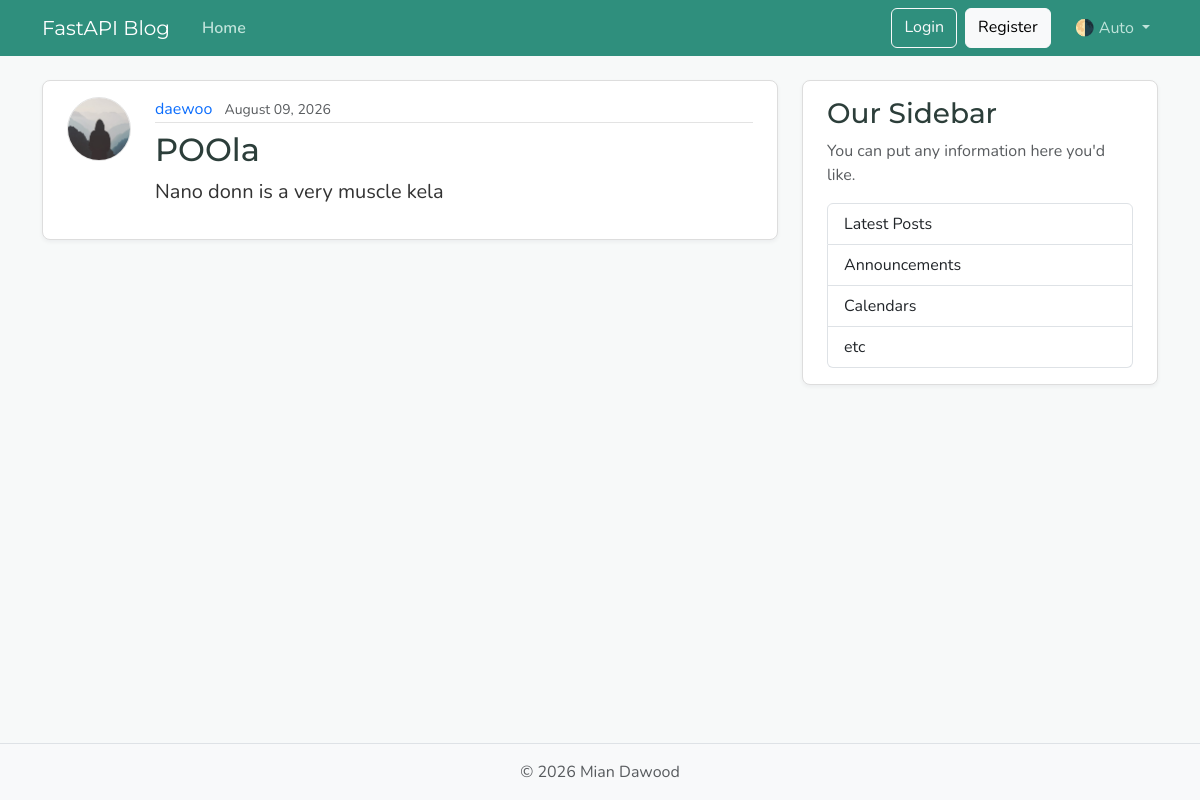
/posts/1, run on the app's committed database.
### model.py (models this page shows, shortened)
class User(Base):
    __tablename__ = "users"
    id: Mapped[int] = mapped_column(Integer, primary_key=True, index=True)
    username: Mapped[str] = mapped_column(String(50), unique=True, nullable=False)
    email: Mapped[str] = mapped_column(String(120), unique=True, nullable=False)
    image_file: Mapped[str | None] = mapped_column(
        String(200),
        nullable=True,
        default=None,
    )
    posts: Mapped[list[Post]] = relationship(back_populates="author")

class Post(Base):
    __tablename__ = "posts"
    id: Mapped[int] = mapped_column(Integer, primary_key=True, index=True)
    title: Mapped[str] = mapped_column(String(100), nullable=False)
    content: Mapped[str] = mapped_column(Text, nullable=False)
    user_id: Mapped[int] = mapped_column(
        ForeignKey("users.id"),
        nullable=False,
        index=True,
    )
    date_posted: Mapped[datetime] = mapped_column(
        DateTime(timezone=True),
        default=lambda: datetime.now(UTC),
    )
    author: Mapped[User] = relationship(back_populates="posts")

### main.py (the view)
@app.get("/posts/{post_id}")
def post_page(post_id: int,request: Request,db:Annotated[session,Depends(get_db)]):
    result = db.execute(select(model.Post).where(model.Post.id == post_id))
    post = result.scalars().first()
    if not post:
        raise HTTPException(status_code=status.HTTP_404_NOT_FOUND, detail=f"Post with id {post_id} not found")
    title = post.title[:50]
    return templates.TemplateResponse(request, "post.html", {"post": post, "title": title})

### templates/post.html
{% extends "layout.html" %}
{% block content %}
  <article class="content-section py-3 px-4 mb-4">
    <div class="d-flex align-items-start gap-4">
      <img class="rounded-circle article-img flex-shrink-0"
           src="{{ post.author.image_path }}"
           alt="{{ post.author.username }}'s profile picture"
           width="64"
           height="64"
           loading="lazy">
      <div class="flex-grow-1">
        <div class="article-metadata mb-2">
          <a class="me-2"
             href="{{ url_for('user_posts', user_id=post.author.id) }}">{{ post.author.username }}</a>
          <small class="text-body-secondary">{{ post.date_posted.strftime("%B %d, %Y") }}</small>
        </div>
        <h2>{{ post.title }}</h2>
        <p class="article-content">{{ post.content }}</p>
      </div>
    </div>
  </article>
{% endblock content %}

### static/css/main.css (style rules this page uses)
:root { --font-heading: "Montserrat", system-ui, -apple-system, BlinkMacSystemFont, sans-serif; --font-body: "Nunito", system-ui, -apple-system, BlinkMacSystemFont, sans-serif; --color-bg-body: #f7f9f9; --color-bg-content: #ffffff; --color-text-primary: #333333; --color-text-heading: #2c3e3a; --color-steel: #2f8f7d; --color-nav-link: #bfe3da; --color-nav-link-hover: #ffffff; --color-link-hover: #e07856; --color-border: #dddddd; --color-border-light: #e3e3e3; --spacing-xl: 5rem; --article-img-size: 4rem; --account-img-size: 7.813rem; }
body { font-family: var(--font-body); background: var(--color-bg-body); color: var(--color-text-primary); }
h1, h2, h3, h4, h5, h6 { font-family: var(--font-heading); color: var(--color-text-heading); }
a { text-decoration: none; }
.content-section { background: var(--color-bg-content); border: 1px solid var(--color-border); border-radius: 0.5rem; box-shadow: 0 2px 4px rgba(15, 23, 42, 0.05); transition: box-shadow 0.15s ease, transform 0.15s ease, border-color 0.15s ease; }
.article-content { white-space: pre-line; font-size: 1.25rem; }
.article-img { height: var(--article-img-size); width: var(--article-img-size); flex-shrink: 0; object-fit: cover; border: 1px solid var(--color-border-light); box-shadow: 0 0 0 2px var(--color-bg-content); }
.article-metadata { padding-bottom: 0.063rem; border-bottom: 1px solid var(--color-border-light); }
.article-metadata a { transition: color 0.2s ease-in-out; }

### data on the page
User: author.username "daewoo"
Post: date_posted "August 09, 2026", title "POOla", content "Nano donn is a very muscle kela"
